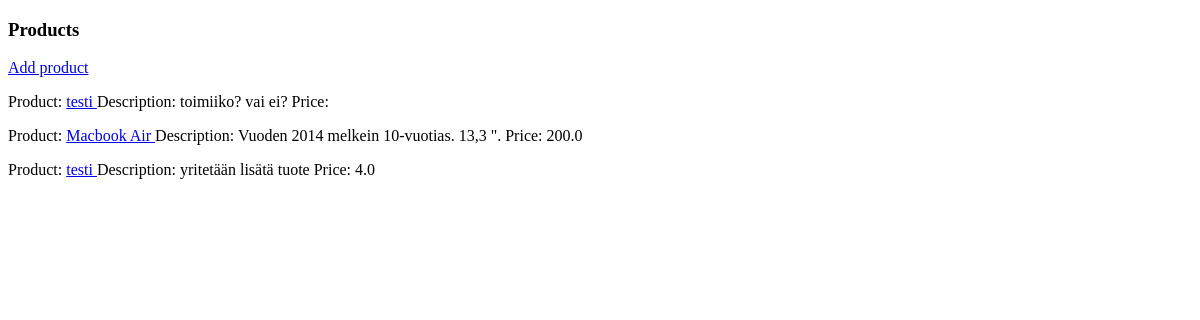
The page /product/ on the database as committed earlier.
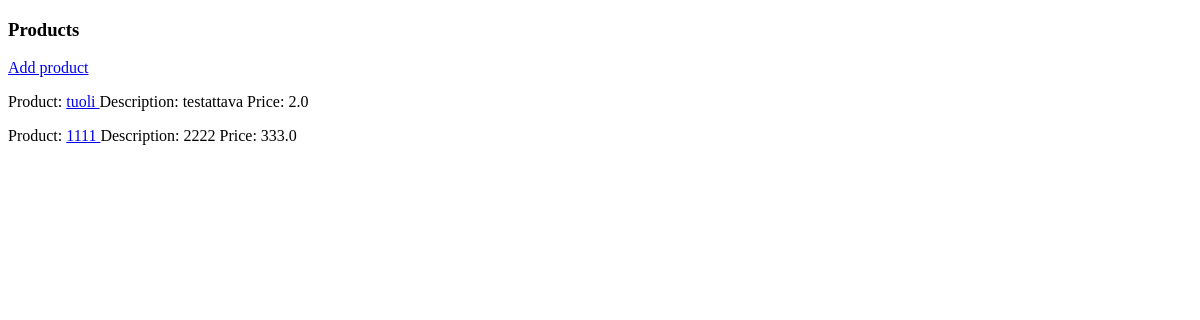
The same page on the database as committed later.
### products/models.py (models this page shows)
class Product(models.Model):
    name = models.CharField(max_length=100)
    description = models.TextField(max_length=500)
    price = models.FloatField(blank=True,null=True)
    def __str__(self):
        return self.name

### products/views.py (the view)
# urls.py: path('', ProductListView.as_view()),
class ProductListView(ListView):
    model = Product

### products/templates/products/product_list.html
{% extends "products/base.html" %}
{% block "content" %}
	<h3>Products</h3>
	<p>
		<a href="product/add"> Add product </a>
	</p>
	{% for object in  object_list %}
		<p>	Product:
			<a href='product/{{ object.pk }}/edit'>
			{{ object }}
			</a>
			Description:
			{{ object.description }}
			Price:
			{% if object.price %}
			{{ object.price }}
			{% endif %}
		</p>
	{% endfor %}
{% endblock "content" %}

Rows that differ between the two databases and show on the page:
removed Product: name "testi", description "toimiiko? vai ei?"
removed Product: name "Macbook Air", description "Vuoden 2014 melkein 10-vuotias. 13,3 \".", price "200.0"
removed Product: name "testi", description "yritetään lisätä tuote", price "4.0"
added Product: name "tuoli", description "testattava", price "2.0"
added Product: name "1111", description "2222", price "333.0"
